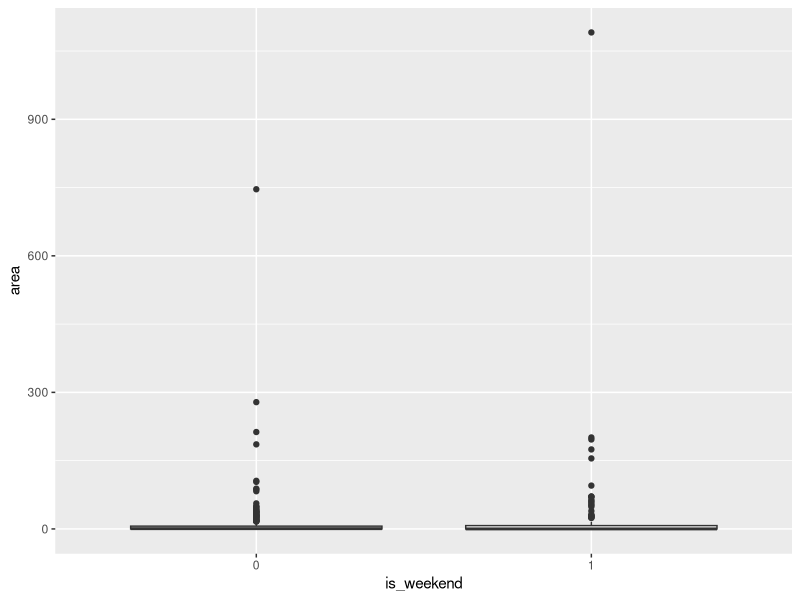
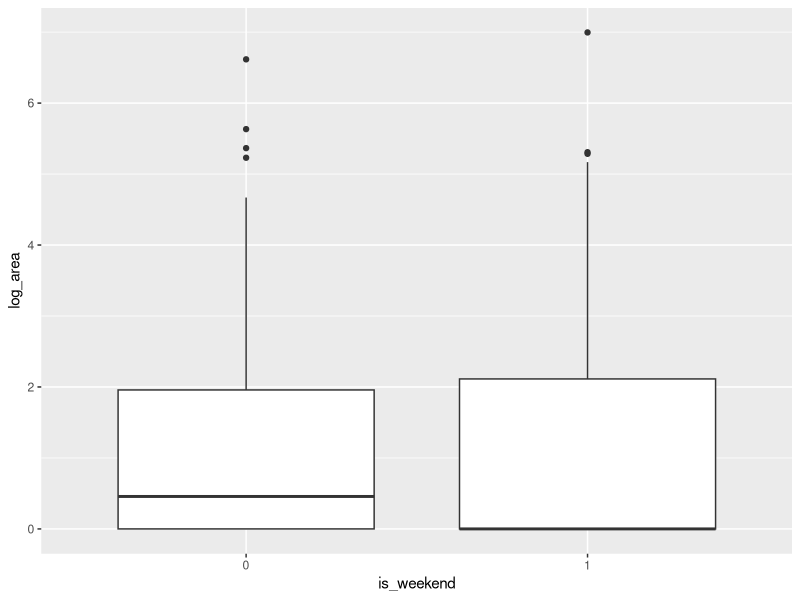

R code for these plots, in order:
## ---- chunk 1
library(dplyr)
library(ggplot2)

ff = read.delim("../forestfires.tsv", sep = '\t', header = TRUE)

library(caret)

## ---- chunk 2

ff$is_weekend = ifelse(ff$day %in% c("sat", "sun"), 1, 0)
ff$is_weekend = factor(ff$is_weekend)

ff$log_area = log(ff$area + 1)

ggplot(ff, aes(x = is_weekend, y = area)) +
  geom_boxplot()

ggplot(ff, aes(x = is_weekend, y = log_area)) +
  geom_boxplot()

## ---- chunk 3
in_train = createDataPartition(y = ff$log_area, p = 0.8, list = FALSE)
ff_train = ff[in_train, ]
ff_test = ff[-in_train, ]
## ---- chunk 4
preprocess_steps = preProcess(select(ff_train, FFMC, DMC, DC, ISI, temp, RH, wind, rain),
                              method = c("center", "scale", "nzv"))

preprocess_steps

nearZeroVar(ff_train, saveMetrics = TRUE)

